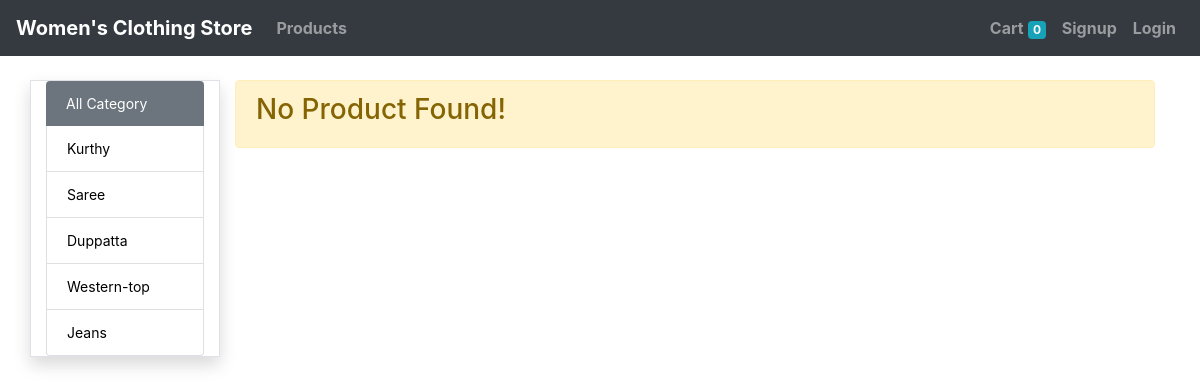
Page /?category_id=6 on the committed database.
### store/models/category.py (models this page shows, shortened)
class Category(models.Model):
	name = models.CharField(max_length=20)
	@staticmethod
	def getAllCategory():
		return Category.objects.all()

### store/views/home.py (the view, shortened to what this page needs)
# urls.py: path('',Home.as_view(), name='home'),
class Home(View):
	def get(self,request):
		cart = request.session.get('cart')
		categories = Category.getAllCategory()
		products = Product.getAllProduct().order_by('-id')
		if request.GET.get('id'):
			filterProductById = Product.objects.get(id=int(request.GET.get('id')))
			return render(request, 'productDetail.html',{"product":filterProductById,"categories":categories})
		if not cart:
			request.session['cart'] = {}
		if request.GET.get('category_id'):
			filterProduct = Product.getProductByFilter(request.GET['category_id'])
			return render(request, 'home.html',{"products":filterProduct,"categories":categories})
		return render(request, 'home.html',{"products":products,"categories":categories})

### store/models/product.py (called while the page is built)
	@staticmethod
	def getAllProduct():
		return Product.objects.all()

	@staticmethod
	def getProductByFilter(category_id):
		if category_id:
			return Product.objects.filter(category = category_id)
		else:
			return Product.getAllProduct()

### store/templates/home.html (shortened to what this page needs)
{% extends 'base.html' %}
{% load cart %}
{% block content %}
<div class="container">
    <div class="row">
        <div class="col-md-2 mb-3 border shadow">
            <ul class="list-group">
                <li class="list-group-item active bg-secondary border-0"><a style="text-decoration:none; color:white;" href="/">All Category</a></li>
                {% for category in categories %}
                <li class="list-group-item ctg"><a style="text-decoration:none; color:black;" href="/?category_id={{ category.id }}">{{ category.name }}</a></li>
                {% endfor %}
            </ul>
        </div>
        <div class="col-md-10 ">
            <div class="row product-row mx-auto mb-2">
                {% if products|length == 0 %}
                <div class="alert alert-warning col-12">
                    <strong>
                        <h3>No Product Found!</h3>
                    </strong>
                </div>
                {% endif %}
            </div>
        </div>
    </div>
</div>
{% endblock %}

### store/static/css/style.css (style rules this page uses)
.list-group { font-size:14px; }

### rows in the picture
Category: name "Kurthy"
Category: name "Saree"
Category: name "Duppatta"
Category: name "Western-top"
Category: name "Jeans"

### other values in the picture
{{ request.session.cart.keys|length }} "0"
